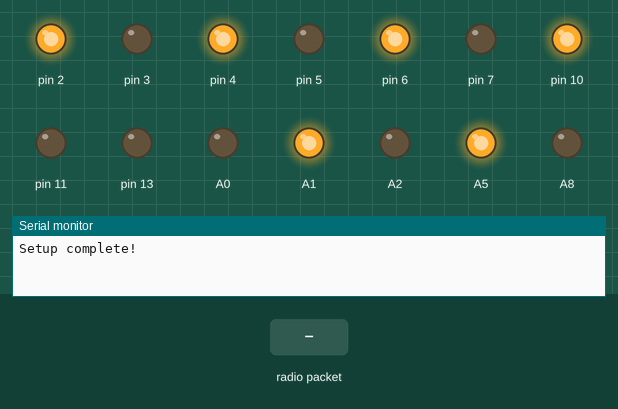
This program was run on a simulated Teensy 4. Shown: output pins drawn as LEDs (lit = HIGH), the last lines printed to the serial monitor. The inputs (shaded band) are chosen by the test bench. No radio packets arrive unless stated.

Above: at 1.2 s.
1.3 s: radio packet "1" arrives
At 1.7 s:
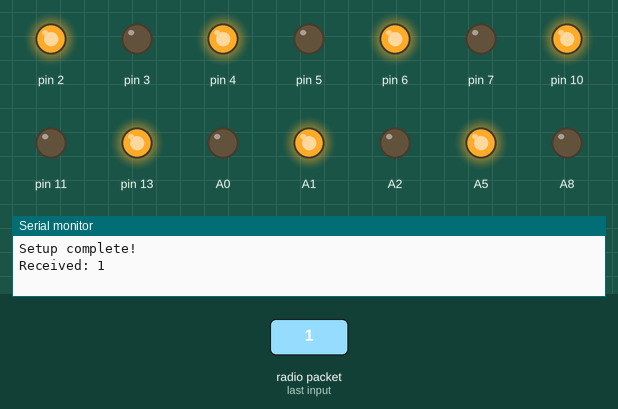
Timing chart, 0 to 4.3 s (numbered marks = the images above; inputs shaded):
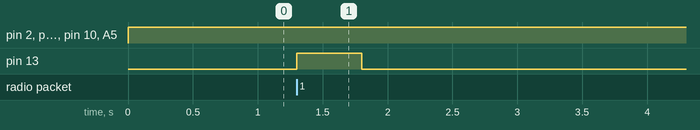

The program:

main.cpp
```cpp
#include <Arduino.h>
#include <HCSR04.h>
#include <RH_ASK.h>

#define TX_PIN 1
#define RX_PIN 0
RH_ASK driver(            2000, RX_PIN, TX_PIN);

UltraSonicDistanceSensor sensor(18, 17);

//Ultrasonic;
//Echo; 9

struct Wheel {
    int fwdPin;
    int bckPin;

    Wheel(int fwd, int bck) : fwdPin(fwd), bckPin(bck) {}

    void init() const {
        pinMode(fwdPin, OUTPUT);
        pinMode(bckPin, OUTPUT);
    }

    void forward(int speed) const {
        digitalWrite(fwdPin, HIGH);
        digitalWrite(bckPin, LOW);
    }
    void backward(int speed) const {
        digitalWrite(fwdPin, LOW);
        digitalWrite(bckPin, HIGH);
    }
};
struct Driver { //Each driver runs two wheels
    Wheel front;
    Wheel back;

    int coastPin;
    int brakePin;

    Driver(const Wheel& f, const Wheel& b, int coast, int brake)
            : front(f), back(b), coastPin(coast), brakePin(brake) {}

    void init() const {
        front.init();
        back.init();
        pinMode(coastPin, OUTPUT);
        pinMode(brakePin, OUTPUT);
    }

    void forward(int speed) const {
        digitalWrite(coastPin, HIGH);
        digitalWrite(brakePin, LOW);
        front.forward(speed);
        back.forward(speed);
    }

    void backward(int speed) const {
        digitalWrite(coastPin, HIGH);
        digitalWrite(brakePin, LOW);
        front.backward(speed);
        back.backward(speed);
    }
};
struct Car {
    Driver left;
    Driver right;

    Car()
            : left(Wheel(2, 3), Wheel(4, 5), 15, 14),
              right(Wheel(6, 7), Wheel(10, 11), 19, 16) {}

    void init() const {
        left.init();
        right.init();
    }

    void forward() {
        left.forward(0);
        right.forward(0);
    }
};
struct Led {
    int r_pin;
    int g_pin;
    int b_pin;

    Led(int rt, int gt, int bt) : r_pin(rt), g_pin(gt), b_pin(bt) {}

    void init() const {
        pinMode(r_pin, OUTPUT);
        pinMode(g_pin, OUTPUT);
        pinMode(b_pin, OUTPUT);
    }

    void setColor(int r, int g, int b) const {
        analogWrite(r_pin, r);
        analogWrite(g_pin, g);
        analogWrite(b_pin, b);
    }
};

Led status = Led(23, 22, 13);
Car mouse;

void setup() {
    Serial.begin(115200);
    mouse.init();

    Serial.println("Setup complete!");

    status.init();
    status.setColor(0, 0, 0);
    if (!driver.init())
        Serial.println("Rx/Tx init failed");

    pinMode(RX_PIN, INPUT); // Set RX_PIN as INPUT
}

unsigned long ledOnTime = 0;
const unsigned long ledDuration = 500; // in milliseconds
void loop() {
    mouse.forward();
//    delay(100);
//    Serial.println(sensor.measureDistanceCm());

    // Check if it's time to transmit the message
//    unsigned long currentTime = millis();
//    if (currentTime - lastTransmissionTime >= transmissionInterval) {
//        lastTransmissionTime = currentTime;
//
//        // Transmit the message
//        char *msg = "Ping!";
//        driver.send((uint8_t *)msg, strlen(msg));
//        driver.waitPacketSent();
//
//        status.setColor(255, 0, 0); // Set LED color to indicate transmission
//    }

    uint8_t buf[12];
    uint8_t buflen = sizeof(buf);
    if (driver.recv(buf, &buflen)) // Non-blocking
    {
        int i;
        // Message with a good checksum received, dump it.
        Serial.print("Received: ");
        Serial.println((char*)buf);

        status.setColor(0, 0, 255); // Turn on LED
        ledOnTime = millis(); // Store the current time
    }

// Check if it's time to turn off the LED
    if (millis() - ledOnTime >= ledDuration && ledOnTime > 0) {
        status.setColor(0, 0, 0); // Turn off LED
        ledOnTime = 0; // Reset the timer
    }
}
```

Measured:
- after the input at 1.3 s, pin 13: LOW → HIGH at once, → LOW 0.50 s later
